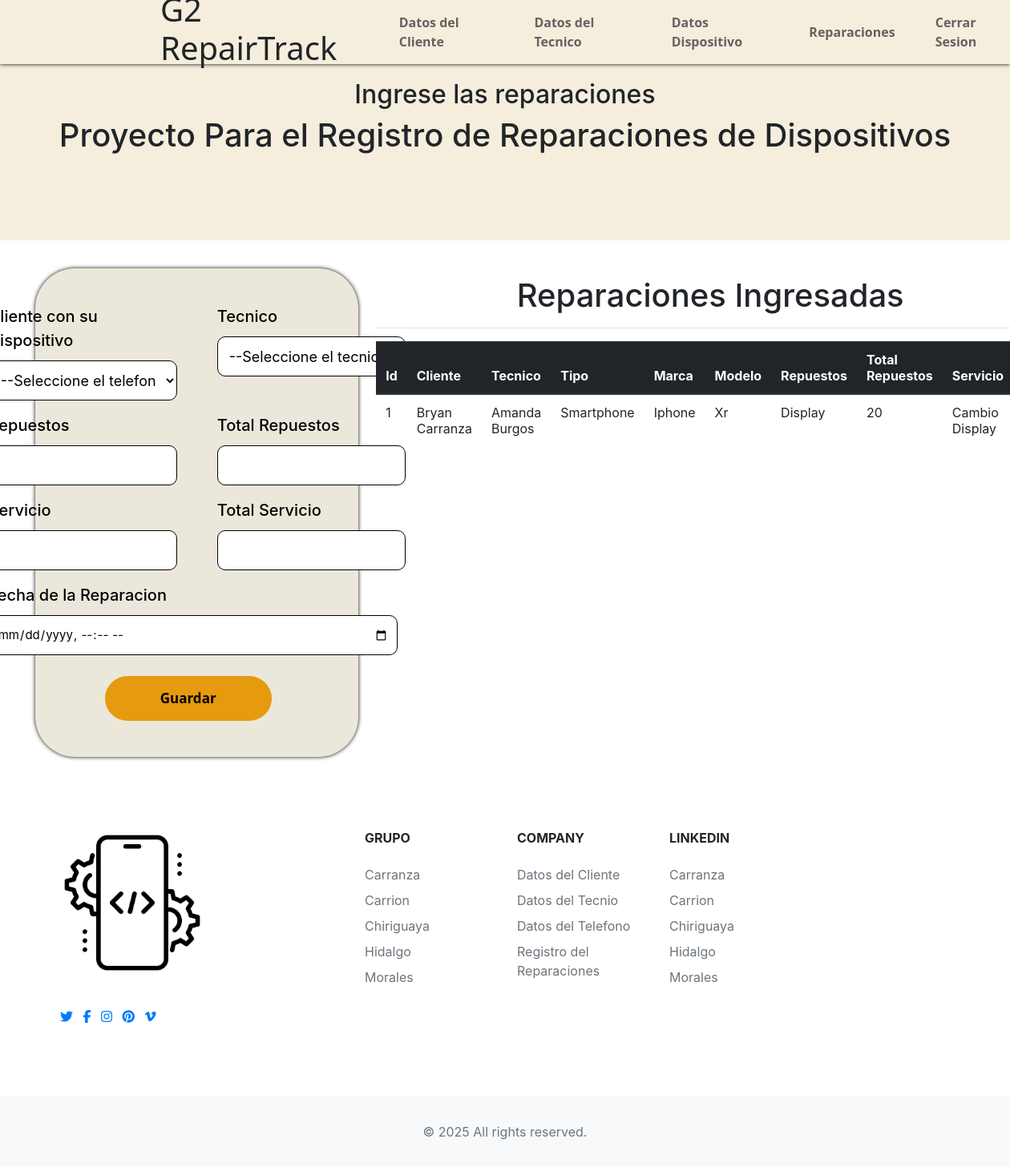
The page /Codigo/views/vistaReparaciones.php on the database its author committed.
### tables this page shows
CREATE TABLE `reparaciones` (
  `Id_Reparacion` int(11) NOT NULL,
  `Id_Dispositivo` int(11) NOT NULL,
  `Id_Tecnico` int(11) NOT NULL,
  `Repuestos` varchar(500) NOT NULL,
  `Total_Repuestos` int(11) NOT NULL,
  `Servicio` varchar(500) NOT NULL,
  `Total_Servicio` int(11) NOT NULL,
  `Fecha_Reparacion` datetime NOT NULL,
  `Activo` int(1) NOT NULL
);

CREATE TABLE `datoscliente` (
  `Id_Cliente` int(11) NOT NULL,
  `Cedula` varchar(10) NOT NULL,
  `Nombres` varchar(80) NOT NULL,
  `Apellidos` varchar(80) NOT NULL,
  `Telefono` varchar(10) NOT NULL,
  `Direccion` varchar(100) NOT NULL,
  `Nombre_Completo` varchar(100) NOT NULL,
  `activo` int(2) NOT NULL
);

CREATE TABLE `datostecnico` (
  `Id_Tecnico` int(10) NOT NULL,
  `Cedula` varchar(10) NOT NULL,
  `Nombres` varchar(100) NOT NULL,
  `Apellidos` varchar(100) NOT NULL,
  `Telefono` varchar(10) NOT NULL,
  `Especialidad` varchar(100) NOT NULL,
  `Nombre_Tecnico` varchar(100) NOT NULL,
  `Activo` int(2) NOT NULL
);

CREATE TABLE `datosdispositivos` (
  `Id_Dispositivo` int(11) NOT NULL,
  `Id_Cliente` int(11) NOT NULL,
  `Tipo` varchar(80) NOT NULL,
  `Marca` varchar(50) NOT NULL,
  `Modelo` varchar(80) NOT NULL,
  `Año` int(4) NOT NULL,
  `Activo` int(1) NOT NULL
);

### Codigo/Config/database.php (called while the page is built, shortened)
<?php
class Database {
    private $hostname = "localhost";
    private $database = "proyecto";
    private $username = "root";
    private $password = "";
    private $charset = "utf8";
    function conectar() {
        $conexion = new mysqli($this->hostname, $this->username, $this->password, $this->database);
        $conexion->set_charset($this->charset);
        return $conexion;
    }
}
?>

### Codigo/controllers/ReparacionController.php (called while the page is built, shortened)
<?php
require_once __DIR__ . '/../models/Reparacion.php';
$reparacion = new Reparacion();
$resultado = $reparacion->obtenerReparacion();
?>

### Codigo/models/Reparacion.php (called while the page is built, shortened)
<?php
require_once __DIR__ . '/../config/database.php';
class Reparacion {
    private $conexion;
    public function __construct() {
        $conn = new Database();
        $this->conexion = $conn->conectar();
    }
    public function obtenerReparacion() {
        $stmt = $this->conexion->prepare("SELECT r.Id_Reparacion,
                                            c.Nombre_Completo,
                                            t.Id_Tecnico, t.Nombre_Tecnico,
                                            dm.Id_Dispositivo, dm.Tipo, dm.Marca, dm.Modelo,
                                            r.Repuestos, r.Total_Repuestos,
                                            r.Servicio, r.Total_Servicio,
                                            r.Fecha_Reparacion
                                     FROM reparaciones r
                                     INNER JOIN datosdispositivos dm ON r.Id_Dispositivo = dm.Id_Dispositivo
                                     INNER JOIN datoscliente c ON dm.Id_Cliente = c.Id_Cliente
                                     INNER JOIN datostecnico t ON r.Id_Tecnico = t.Id_Tecnico
                                     WHERE r.Activo = 1");
        $stmt->execute();
        return $stmt->get_result()->fetch_all(MYSQLI_ASSOC);
    }
}
?>

### Codigo/views/vistaReparaciones.php (the view, shortened to what this page needs)
<?php
  require_once '../controllers/ReparacionController.php';
?>
    <link rel="stylesheet" href="css/vistaReparaciones.css">
    <link rel="stylesheet" href="https://cdn.jsdelivr.net/npm/bootstrap@4.0.0/dist/css/bootstrap.min.css">
    <?php include('helpers/menu.php') ?>
    <div class="contenedor-titulo">
        <div class="titulo">
        <h2>Ingrese las reparaciones</h2>
        <h1>Proyecto Para el Registro de Reparaciones de Dispositivos</h1>
        </div>
    </div>
    <div class="contenedor-datos">
        <div class="contenedor-form">
            <form action="<?= htmlspecialchars($_SERVER['PHP_SELF']) ?>" method="POST">
                <div class="form-group">
                    <div class="form-content">
                        <label for="movil" class="form-label">Cliente con su Dispositivo</label>
                        <select class="select" id="movil" name="movil" required>
                            <option value="">--Seleccione el telefono--</option>
                        </select>
                    </div>
                    <div class="form-content">
                        <label for="tecnico" class="form-label">Tecnico</label>
                        <select class="select" id="tecnico" name="tecnico" required>
                            <option value="">--Seleccione el tecnico--</option>
                        </select>
                    </div>
                </div>
                <div class="form-group">
                    <div class="form-content">
                        <label for="repuestos" class="form-label">Repuestos</label>
                        <input type="text" class="form-input" name="repuestos" id="repuestos"  required>
                    </div>
                    <div class="form-content">
                        <label for="total_repuestos" class="form-label">Total Repuestos</label>
                        <input type="text" class="form-input" name="total_repuestos" id="total_repuestos" pattern="\d+" required>
                    </div>
                </div>
                <div class="form-group">
                    <div class="form-content">
                        <label for="servicio" class="form-label">Servicio</label>
                        <input type="text" class="form-input" name="servicio" id="servicio" required>
                    </div>
                    <div class="form-content">
                        <label for="total_servicio" class="form-label">Total Servicio</label>
                        <input type="text" class="form-input" name="total_servicio" id="total_servicio" pattern="\d+" required>
                    </div>
                </div>
                <div class="form-group">
                    <div class="form-content">
                        <label for="FechaReparacion" class="form-label">Fecha de la Reparacion</label>
                        <input type="datetime-local" class="form-input-date" name="FechaReparacion" id="FechaReparacion" required>
                    </div>
                </div>
                <input type="submit" name="guardar" class="btn-Guardar" value="Guardar">
            </form>
        </div>
        <div class="contenedor-tabla">
            <h1>Reparaciones Ingresadas</h1>
            <hr>
            <div class="scroll-wrapper">
                <table class="table">
                    <thead class="thead-dark">
                        <tr>
                            <th>Id</th>
                            <th>Cliente</th>
                            <th>Tecnico</th>
                            <th>Tipo</th>
                            <th>Marca</th>
                            <th>Modelo</th>
                            <th>Repuestos</th>
                            <th>Total Repuestos</th>
                            <th>Servicio</th>
                        </tr>
                    </thead>
                    <tbody>
                        <?php foreach ($resultado as $row): ?>
                        <tr>
                            <td><?= $row["Id_Reparacion"] ?></td>
                            <td><?= $row["Nombre_Completo"] ?></td>
                            <td><?= $row["Nombre_Tecnico"] ?></td>
                            <td><?= $row["Tipo"] ?></td>
                            <td><?= $row["Marca"] ?></td>
                            <td><?= $row["Modelo"] ?></td>
                            <td><?= $row["Repuestos"] ?></td>
                            <td><?= $row["Total_Repuestos"] ?></td>
                            <td><?= $row["Servicio"] ?></td>
                        </tr>
                        <?php endforeach; ?>
                    </tbody>
                </table>
            </div>
        </div>
    </div>
    <?php include("helpers/footer.php") ?>

### Codigo/views/css/vistaReparaciones.css (style rules this page uses)
* { padding: 0; margin: 0; text-decoration: none; box-sizing: border-box; }
body { background: #FDFAF6; font-family: "Inter", sans-serif; }
.contenedor-titulo { background-color: #F5EEDD; width: 100%; height: 300px; }
.titulo { margin: 0 auto; width: 100%; height: 100%; display: block; align-content: center; text-align: center; }
.contenedor-datos { margin-top: 15px; width: 100%; height: 650px; padding: 20px; display: flex; text-align: center; }
.contenedor-form { width: 33%; margin-left: 2%; padding: 20px; background-color: #EBE8DB; border-radius: 50px; box-shadow: 0 0 5px #000; display: flex; justify-content: center; align-items: center; text-align: left; }
.form-group { width: 90%; display: grid; grid-template-columns: repeat(2, 1fr); gap: 50px; }
.form-content { width: 235px; display: flex; flex-direction: column; }
.form-label { margin-bottom: 10px; color: #000000; font-size: 20px; font-weight: 500; }
.form-input, .form-input-date, .select { width: 100%; height: 50px; padding: 10px; border: 1px solid #000000; border-radius: 10px; background: #FFFFFF; font-size: 18px; outline: none; resize: none; }
.form-input-date { font-size: 15px; width: 100% }
#FechaReparacion { width: 510px; }
.select { cursor: pointer; }
.btn-Guardar { margin: 10px 0 0 145px; padding: 15px; width: 40%; background-color: #e69a0d; color: #000000; border: none; border-radius: 50px; font-size: 17px; font-weight: 600; font-family: 'Segoe UI', Tahoma, Geneva, Verdana, sans-serif; transition: all 0.4s; cursor: pointer; }
.contenedor-tabla { width: 70%; padding: 10px; margin-left: 1%; }
.scroll-wrapper { max-height: 380px; overflow-y: auto; margin: 0 auto; }

### rows shown on the page
reparaciones: Id_Reparacion "1", datoscliente.Nombre_Completo "Bryan Carranza", Id_Tecnico.Nombre_Tecnico "Amanda Burgos", Id_Dispositivo.Tipo "Smartphone", Id_Dispositivo.Marca "Iphone", Id_Dispositivo.Modelo "Xr", Repuestos "Display", Total_Repuestos "20", Servicio "Cambio Display"
